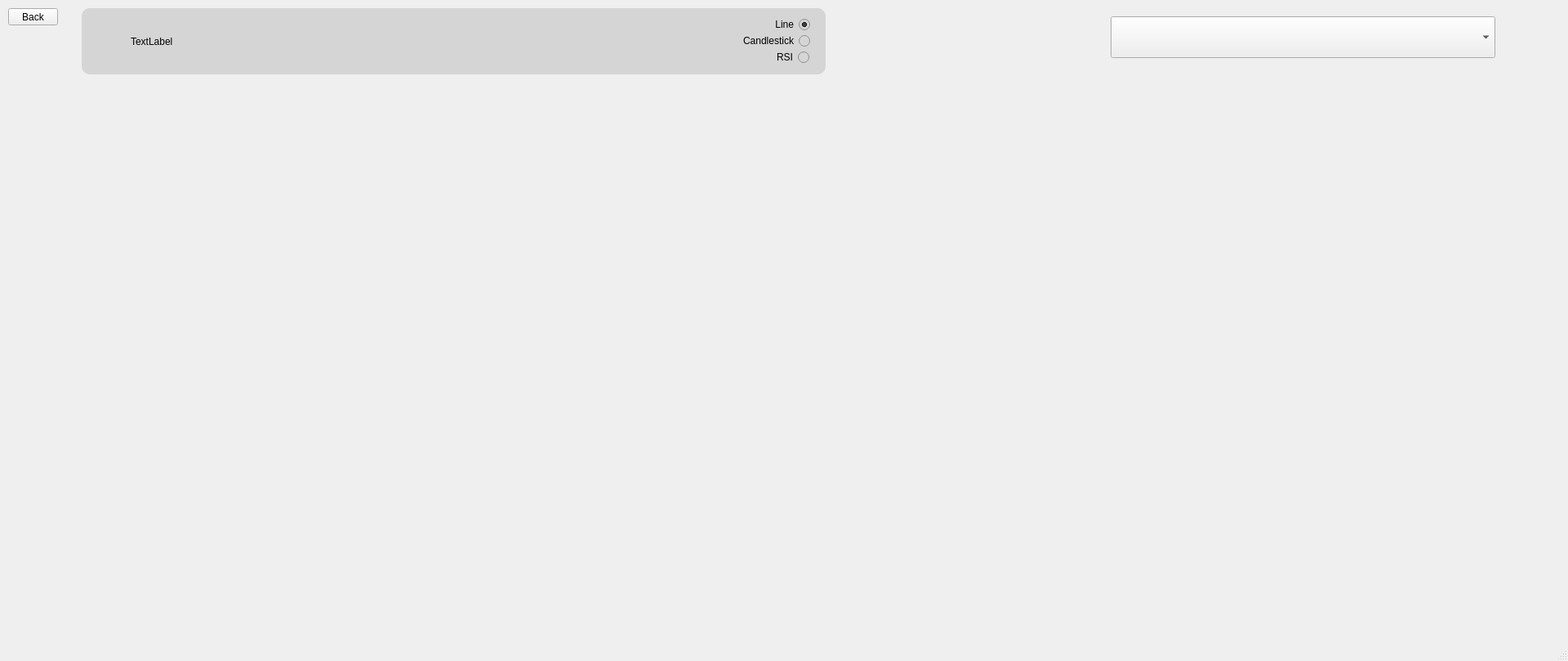
<?xml version="1.0" encoding="UTF-8"?>
<ui version="4.0">
 <class>MainWindow</class>
 <widget class="QMainWindow" name="MainWindow">
  <property name="geometry">
   <rect>
    <x>0</x>
    <y>0</y>
    <width>1920</width>
    <height>809</height>
   </rect>
  </property>
  <property name="windowTitle">
   <string>MainWindow</string>
  </property>
  <widget class="QWidget" name="centralwidget">
   <widget class="QComboBox" name="stocks_combobox">
    <property name="geometry">
     <rect>
      <x>1360</x>
      <y>20</y>
      <width>471</width>
      <height>51</height>
     </rect>
    </property>
    <property name="cursor">
     <cursorShape>PointingHandCursor</cursorShape>
    </property>
   </widget>
   <widget class="QLabel" name="stock_info_label">
    <property name="geometry">
     <rect>
      <x>160</x>
      <y>30</y>
      <width>391</width>
      <height>41</height>
     </rect>
    </property>
    <property name="text">
     <string>TextLabel</string>
    </property>
   </widget>
   <widget class="QPushButton" name="back_button">
    <property name="geometry">
     <rect>
      <x>10</x>
      <y>10</y>
      <width>61</width>
      <height>21</height>
     </rect>
    </property>
    <property name="cursor">
     <cursorShape>PointingHandCursor</cursorShape>
    </property>
    <property name="text">
     <string>Back</string>
    </property>
   </widget>
   <widget class="QWidget" name="verticalLayoutWidget">
    <property name="geometry">
     <rect>
      <x>0</x>
      <y>110</y>
      <width>1911</width>
      <height>911</height>
     </rect>
    </property>
    <layout class="QVBoxLayout" name="vlayout"/>
   </widget>
   <widget class="QWidget" name="widget" native="true">
    <property name="geometry">
     <rect>
      <x>100</x>
      <y>10</y>
      <width>911</width>
      <height>81</height>
     </rect>
    </property>
    <property name="styleSheet">
     <string notr="true">background-color: rgb(213, 213, 213);
border-radius: 10px;</string>
    </property>
    <widget class="QRadioButton" name="rsi_plot_button">
     <property name="geometry">
      <rect>
       <x>710</x>
       <y>50</y>
       <width>181</width>
       <height>20</height>
      </rect>
     </property>
     <property name="cursor">
      <cursorShape>PointingHandCursor</cursorShape>
     </property>
     <property name="layoutDirection">
      <enum>Qt::RightToLeft</enum>
     </property>
     <property name="text">
      <string>RSI</string>
     </property>
    </widget>
    <widget class="QRadioButton" name="candlestick_plot_button">
     <property name="geometry">
      <rect>
       <x>731</x>
       <y>30</y>
       <width>161</width>
       <height>20</height>
      </rect>
     </property>
     <property name="cursor">
      <cursorShape>PointingHandCursor</cursorShape>
     </property>
     <property name="layoutDirection">
      <enum>Qt::RightToLeft</enum>
     </property>
     <property name="text">
      <string>Candlestick</string>
     </property>
    </widget>
    <widget class="QRadioButton" name="line_plot_button">
     <property name="geometry">
      <rect>
       <x>731</x>
       <y>10</y>
       <width>161</width>
       <height>20</height>
      </rect>
     </property>
     <property name="cursor">
      <cursorShape>PointingHandCursor</cursorShape>
     </property>
     <property name="layoutDirection">
      <enum>Qt::RightToLeft</enum>
     </property>
     <property name="text">
      <string>Line</string>
     </property>
     <property name="checked">
      <bool>true</bool>
     </property>
    </widget>
   </widget>
   <zorder>widget</zorder>
   <zorder>stocks_combobox</zorder>
   <zorder>stock_info_label</zorder>
   <zorder>back_button</zorder>
   <zorder>verticalLayoutWidget</zorder>
  </widget>
  <widget class="QMenuBar" name="menubar">
   <property name="geometry">
    <rect>
     <x>0</x>
     <y>0</y>
     <width>1920</width>
     <height>21</height>
    </rect>
   </property>
  </widget>
  <widget class="QStatusBar" name="statusbar"/>
 </widget>
 <resources/>
 <connections/>
</ui>
